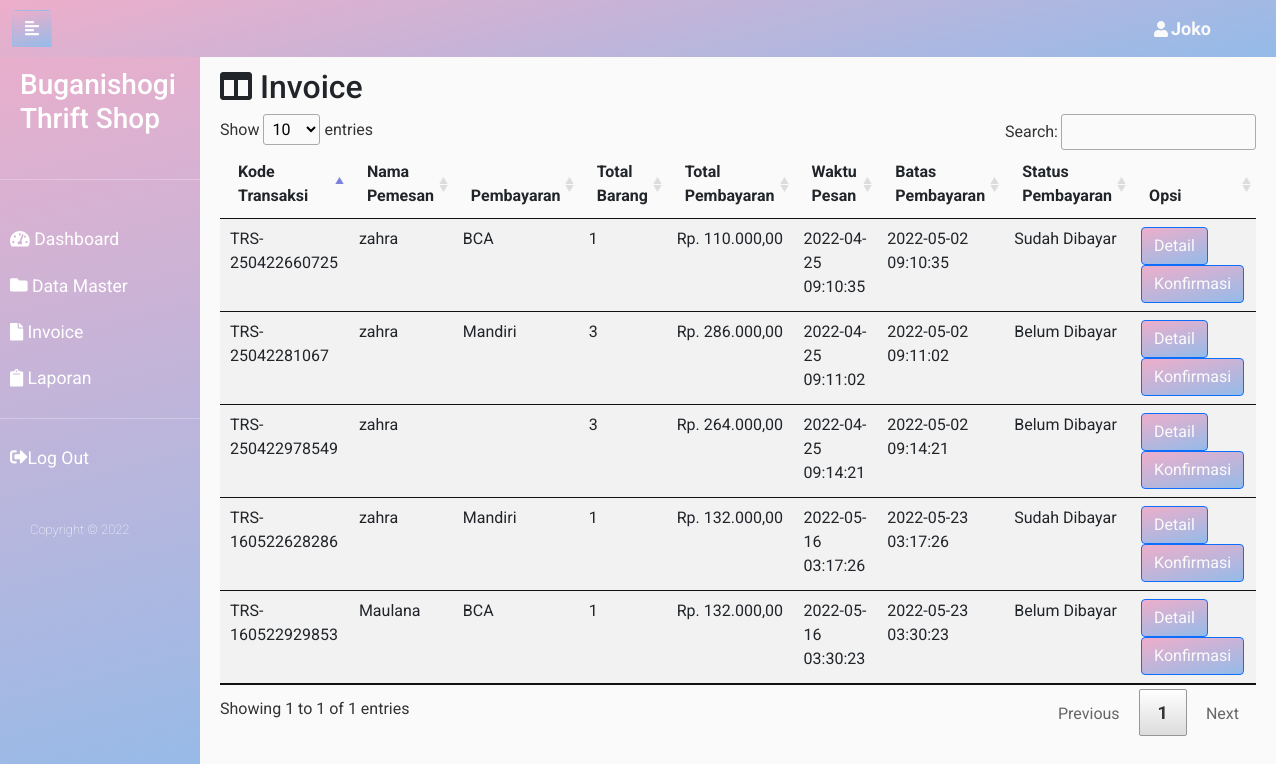
Screenshot of /page/invoice/invoice.php (signed in) with the database file from the repository.
### tables this page shows
CREATE TABLE `tb_transaksi` (
  `no_transaksi` int(11) NOT NULL,
  `id_user` int(11) NOT NULL,
  `kode` varchar(20) NOT NULL,
  `alamat` text NOT NULL,
  `pembayaran` enum('Mandiri','BCA','BRI') NOT NULL,
  `waktu_pesan` datetime NOT NULL,
  `batas_bayar` datetime NOT NULL,
  `waktu_bayar` date NOT NULL,
  `total_barang` int(11) NOT NULL,
  `total_bayar` int(11) NOT NULL,
  `status` enum('Belum Dibayar','Sudah Dibayar','Kadaluarsa') NOT NULL
);

CREATE TABLE `tb_user` (
  `id_user` int(11) NOT NULL,
  `nama` varchar(50) NOT NULL,
  `username` varchar(50) NOT NULL,
  `password` varchar(100) NOT NULL,
  `no_hp` varchar(15) NOT NULL,
  `tipe_user` int(11) NOT NULL
);

### page/invoice/invoice.php (the view, shortened to what this page needs)
 <?php
 include '../../config.php';
?>
<!DOCTYPE html>
<html>
<head>
  <link rel="stylesheet" type="text/css" href="../../assets/DataTables/datatables.min.css"/>
  <link href="https://cdn.jsdelivr.net/npm/bootstrap@5.1.3/dist/css/bootstrap.min.css" rel="stylesheet">
  <link rel="stylesheet" href="../../css/style.css">
</head>
<body>
  <div class="wrapper">
    <?php
    if(($_SESSION['tipe_user'])=="2" ){
      include '../../users/karyawan/sidebar_karyawan.php';
    } elseif(($_SESSION['tipe_user'])=="1" )  {
     include '../../users/admin/sidebar_admin.php';
   }
   ?>
   <div id="content">
    <?php include_once('../../assets/navbar/navbar.php'); ?>
    <div class="content">
      <div class="col-md-10 pt-5">
        <h2><i class="fas fa-columns"></i> Invoice</h2>
      </div>
      <table class="table table-striped">
        <thead>
          <tr>
            <th>Kode Transaksi</th>
            <th>Nama Pemesan</th>
            <th>Pembayaran</th>
            <th>Total Barang</th>
            <th>Total Pembayaran</th>
            <th>Waktu Pesan</th>
            <th>Batas Pembayaran</th>
            <th>Status Pembayaran</th>
            <th>Opsi</th>
          </tr>
        </thead>
        <?php
        $tb_transaksi = mysqli_query($conn,"SELECT * FROM tb_user,tb_transaksi WHERE tb_user.id_user=tb_transaksi.id_user");
        while ($data = $tb_transaksi->fetch_assoc()) : ?>
         <tbody>
          <tr>
           <td><?= $data['kode']; ?></td>
           <td><?= $data['nama']; ?></td>
           <td><?= $data['pembayaran']; ?></td>
           <td><?= $data['total_barang']; ?></td>
           <td><?=  "Rp. ".number_format($data['total_bayar'],2,',','.') ?></td>
           <td><?= $data['waktu_pesan']; ?></td>
           <td><?= $data['batas_bayar']; ?></td>
           <td><?= $data['status']; ?></td>
           <td>
            <button type="button" class="btn btn-primary" data-bs-toggle="modal" data-bs-target="#detail<?php echo $data['no_transaksi'];?>">
             Detail
           </button>
      <button type="button" class="btn btn-primary" data-bs-toggle="modal" data-bs-target="#confirm<?php echo $data['no_transaksi'];?>">
        Konfirmasi
      </button>
</td>
</tr>
</tbody>
<?php endwhile; ?>
</table>
</div>
</div>
</div>
</body>

### css/style.css (style rules this page uses)
* { font-family: "Roboto"; }
body { background-color: #fafafa; top: 50px; }
.btn { color: #fafafa; }
.wrapper { display: flex; width: 100%; align-items: stretch; }
#content { width: 100%; padding: 20px; min-height: 100vh; transition: all 0.3s; }
#content .btn { background: linear-gradient( 166deg, rgba(238, 174, 202, 1) 0%, rgba(148, 187, 233, 1) 100% ); }

### rows the page displays
tb_transaksi: kode "TRS-250422660725", id_user.nama "zahra", pembayaran "BCA", total_barang "1", total_bayar "110.000,00", waktu_pesan "2022-04-25 09:10:35", batas_bayar "2022-05-02 09:10:35", status "Sudah Dibayar"
tb_transaksi: kode "TRS-25042281067", id_user.nama "zahra", pembayaran "Mandiri", total_barang "3", total_bayar "286.000,00", waktu_pesan "2022-04-25 09:11:02", batas_bayar "2022-05-02 09:11:02", status "Belum Dibayar"
tb_transaksi: kode "TRS-250422978549", id_user.nama "zahra", total_barang "3", total_bayar "264.000,00", waktu_pesan "2022-04-25 09:14:21", batas_bayar "2022-05-02 09:14:21", status "Belum Dibayar"
tb_transaksi: kode "TRS-160522628286", id_user.nama "zahra", pembayaran "Mandiri", total_barang "1", total_bayar "132.000,00", waktu_pesan "2022-05-16 03:17:26", batas_bayar "2022-05-23 03:17:26", status "Sudah Dibayar"
tb_transaksi: kode "TRS-160522929853", id_user.nama "Maulana", pembayaran "BCA", total_barang "1", total_bayar "132.000,00", waktu_pesan "2022-05-16 03:30:23", batas_bayar "2022-05-23 03:30:23", status "Belum Dibayar"

### other values shown
$_SESSION['nama'] "Joko"
